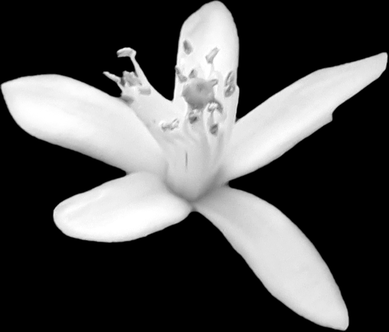
#> input picture Part3/images/object_localization/template_flower_gray.png, 389 x 332 px, shrunk from 821 x 701 before the run; its folder holds 2 pictures in this run
$ jupyter execute Task3.ipynb
#> lines starting #> are read from the running program, lines starting #| are printed output that depends on the picture; after the words box and inside, x2 and y2 are one past the last pixel; in counts of white or black regions, pixels touching at a corner belong together
#> in read_image, img_bgr is the input picture: shape (332, 389, 3); min 0, max 255, mean 81.7
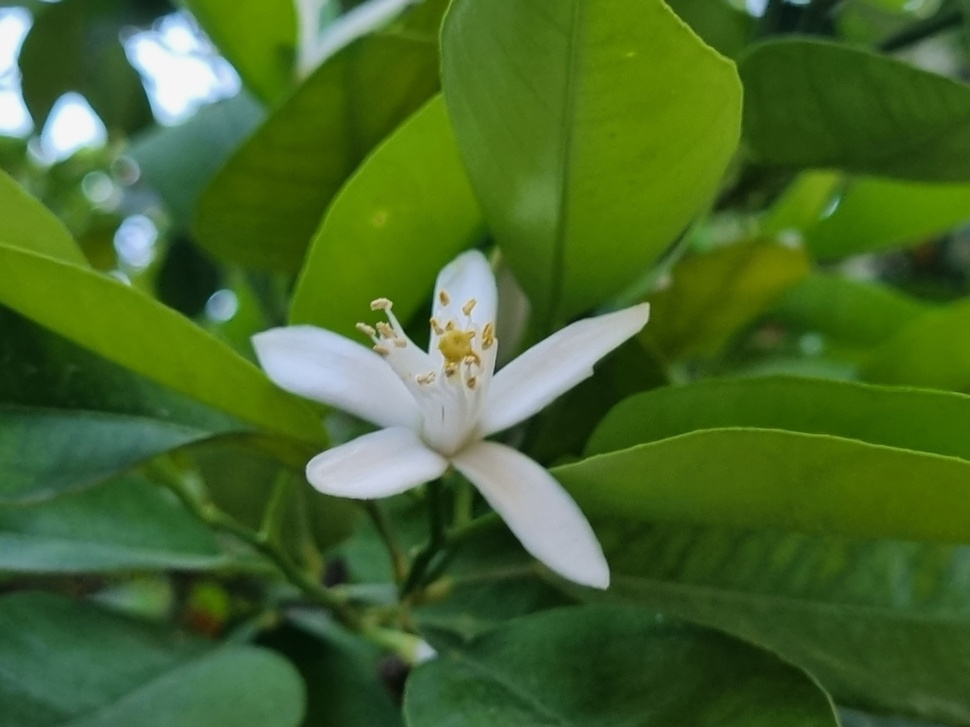
#> input picture Part3/images/object_localization/test_flower_original.jpg, 970 x 727 px, shrunk from 2048 x 1536 before the run
#> in read_image, img_bgr is the input picture: shape (727, 970, 3); mean B, G, R 42.5, 102.9, 69.9
# Part 3 — Real Object Localization with Generalized Hough Transform

This notebook implements **Part 3 only**: detecting a flower object using the **Generalized Hough Transform (GHT)**.

The implementation avoids built-in edge detectors, Sobel functions, Hough functions, template matching, and feature matching. It uses only basic image loading, NumPy operations, and plotting utilities.

Required output progression:

**Original Test Image → Grayscale Test Image → Edge Map → Hough Accumulator Heatmap → Final Detected Location**

## 1. Imports and paths

Update the two image paths below if your actual dataset filenames are different. The homework mentions `test_flower_original.jpg`; the template image name may vary.

[cell 1]
import os
import time
from pathlib import Path

import cv2
import numpy as np
import matplotlib.pyplot as plt
from numpy.lib.stride_tricks import sliding_window_view


base_path = "images/object_localization"
TEMPLATE_PATH = os.path.join(base_path, "template_flower_gray.png")
TEST_PATH = os.path.join(base_path, "test_flower_original.jpg")
OUTPUT_DIR = Path("outputs/object_localization")
OUTPUT_DIR.mkdir(parents=True, exist_ok=True)

print("Output directory:", OUTPUT_DIR)

## 2. Utility functions

These functions handle reading images, grayscale conversion, and saving visual outputs.

[cell 2]
def read_image(path):
    #Read image using cv2.imread and convert BGR to RGB manually
    img_bgr = cv2.imread(str(path))
    if img_bgr is None:
        raise FileNotFoundError(f"Could not read image: {path}")
    return img_bgr[:, :, ::-1]


def rgb_to_gray(img_rgb):
    #Manual RGB to grayscale conversion. Output is float32 in [0, 1]
    img = img_rgb.astype(np.float32) / 255.0
    gray = 0.299 * img[:, :, 0] + 0.587 * img[:, :, 1] + 0.114 * img[:, :, 2]
    return gray.astype(np.float32)


def show_image(img, title=None, cmap=None, figsize=(6, 6)):
    plt.figure(figsize=figsize)
    plt.imshow(img, cmap=cmap)
    if title:
        plt.title(title)
    plt.axis("off")
    plt.tight_layout()
    plt.show()


def save_image(path, img, cmap=None, title=None, colorbar=False):
    plt.figure(figsize=(6, 6))
    plt.imshow(img, cmap=cmap)
    if title:
        plt.title(title)
    if colorbar:
        plt.colorbar()
    plt.axis("off")
    plt.tight_layout()
    plt.savefig(path, bbox_inches="tight", pad_inches=0)
    plt.close()

## 3. From-scratch filtering and edge detection

The edge detector uses:

1. Gaussian blur implemented from scratch
2. Manual Sobel kernels
3. Gradient magnitude and direction
4. Thresholding to create a binary edge map

No `cv2.Sobel`, `cv2.Canny`, or `scipy.signal.convolve2d` is used.

[cell 3]
def gaussian_kernel(size=5, sigma=1.0):
    #Create a normalized 2D Gaussian kernel
    if size % 2 == 0:
        raise ValueError("Gaussian kernel size must be odd.")

    radius = size // 2
    y, x = np.mgrid[-radius:radius + 1, -radius:radius + 1]
    kernel = np.exp(-(x**2 + y**2) / (2 * sigma**2))
    kernel = kernel / np.sum(kernel)
    return kernel.astype(np.float32)


def convolve2d_numpy(image, kernel):
    #Vectorized 2D convolution using NumPy sliding windows
    kh, kw = kernel.shape
    ph, pw = kh // 2, kw // 2

    padded = np.pad(image, ((ph, ph), (pw, pw)), mode="reflect")
    windows = sliding_window_view(padded, (kh, kw))
    flipped_kernel = np.flipud(np.fliplr(kernel))

    output = np.einsum("ij,xyij->xy", flipped_kernel, windows)
    return output.astype(np.float32)


def edge_detection_scratch(gray, gaussian_size=5, sigma=1.0, threshold_ratio=0.22):
    #Return binary edge map, gradient magnitude, and gradient direction
    blur_kernel = gaussian_kernel(gaussian_size, sigma)
    smoothed = convolve2d_numpy(gray, blur_kernel)

    #Manual Sobel kernels
    kx = np.array([
        [-1, 0, 1],
        [-2, 0, 2],
        [-1, 0, 1]
    ], dtype=np.float32)

    ky = np.array([
        [-1, -2, -1],
        [0, 0, 0],
        [1, 2, 1]
    ], dtype=np.float32)

    gx = convolve2d_numpy(smoothed, kx)
    gy = convolve2d_numpy(smoothed, ky)
#> in edge_detection_scratch, `phi = np.arctan2(gy, gx)`:
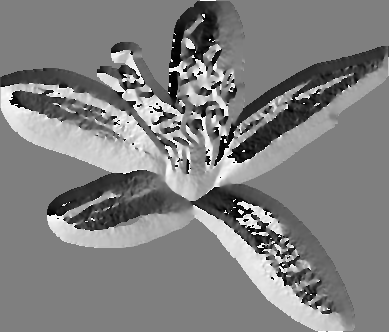
#> phi: shape (332, 389) float32; min -3.14, max 3.14, mean 0.0239; drawn with min black and max white
#> in edge_detection_scratch, `threshold = threshold_ratio * np.max(magnitude)`: threshold = 0.541
#> in edge_detection_scratch, `edges = magnitude >= threshold`:
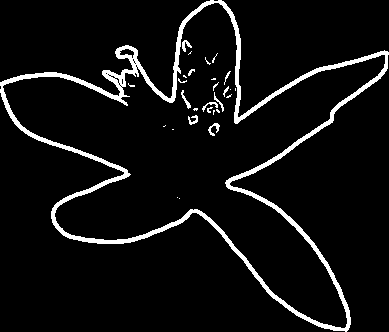
#> edges: shape (332, 389) bool; 6.4% white; 29 white regions (19 under 20 px), largest, box (x1, y1, x2, y2) and area: (0, 0, 389, 332) 7709, (208, 123, 220, 136) 66, (182, 40, 192, 52) 58
#> call 2 of edge_detection_scratch, with gaussian_size = 5, sigma = 1, threshold_ratio = 0.22
#> in edge_detection_scratch (call 2), `phi = np.arctan2(gy, gx)`:
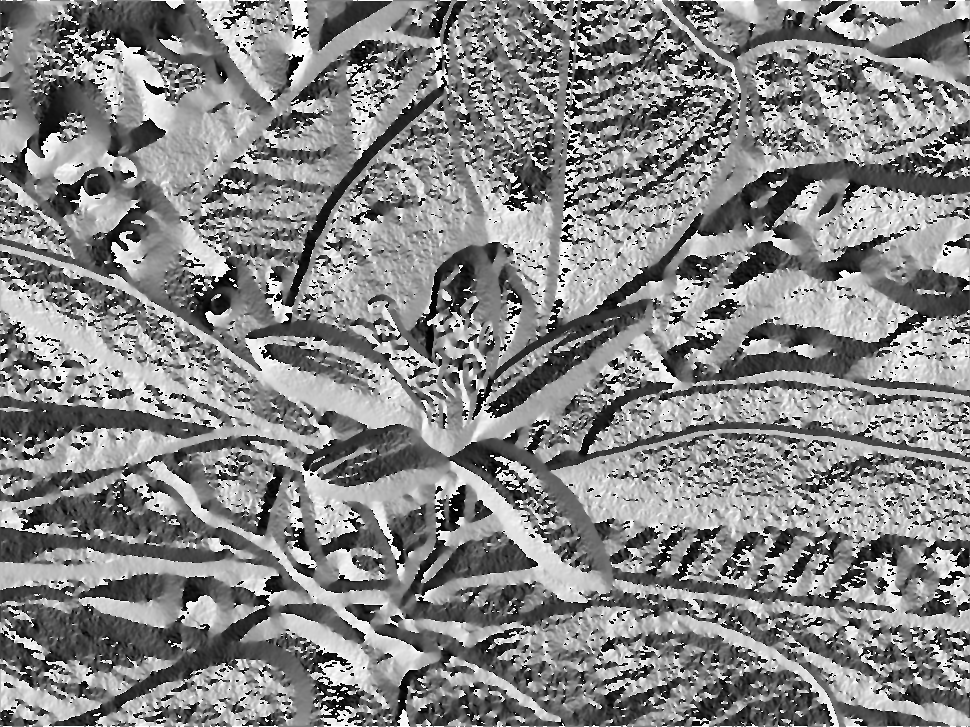
#> phi: shape (727, 970) float32; min -3.14, max 3.14, mean 0.177; drawn with min black and max white
#> in edge_detection_scratch (call 2), `threshold = threshold_ratio * np.max(magnitude)`: threshold = 0.332
#> in edge_detection_scratch (call 2), `edges = magnitude >= threshold`:
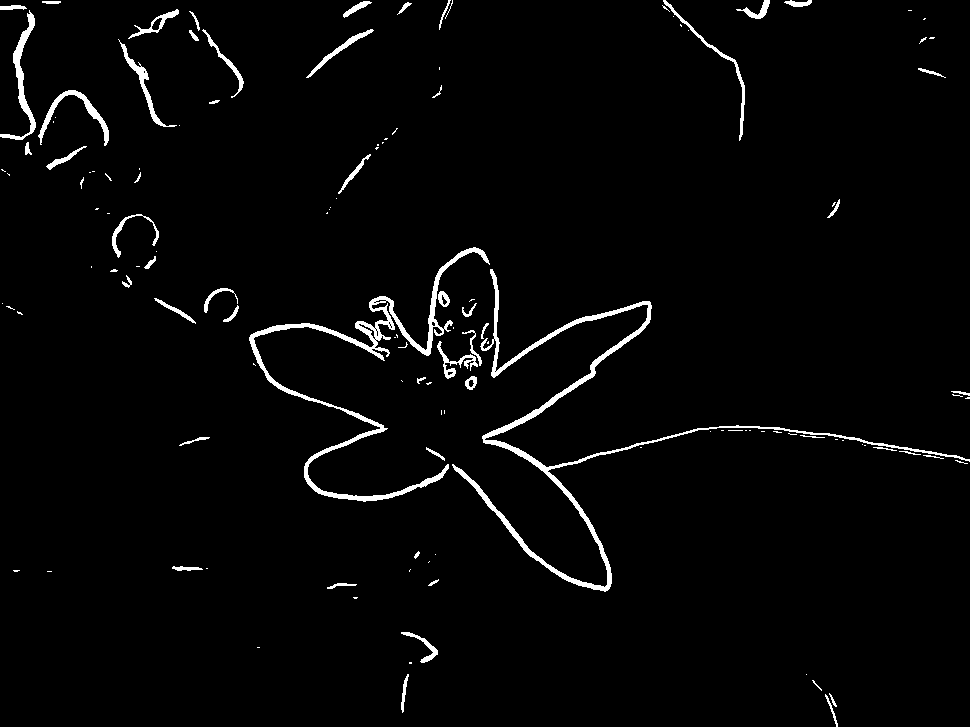
#> edges: shape (727, 970) bool; 2.5% white; 131 white regions (74 under 20 px), largest, box (x1, y1, x2, y2) and area: (452, 269, 970, 592) 5436, (249, 247, 490, 502) 4329, (0, 10, 36, 140) 898

    magnitude = np.sqrt(gx**2 + gy**2)
    phi = np.arctan2(gy, gx)

    threshold = threshold_ratio * np.max(magnitude)
    edges = magnitude >= threshold

    return edges, magnitude, phi

## 4. Generalized Hough Transform functions

The GHT uses a template edge map to build an **R-table**. For each template edge pixel, we store the vector from that edge pixel to a reference point. Then, each edge pixel in the test image votes for possible object centers.

[cell 4]
def quantize_angles(phi, num_bins=180):
    #Map angles from [-pi, pi] to integer bins [0, num_bins - 1]
    phi_normalized = (phi + np.pi) / (2 * np.pi)
    bins = np.floor(phi_normalized * num_bins).astype(np.int32)
    return np.clip(bins, 0, num_bins - 1)


def choose_reference_point(edges):
    #Choose reference point as centroid of template edge pixels
    ys, xs = np.nonzero(edges)
#> ys = 8267 values from 0 to 331; xs = 8267 values, max 388 at index 744, min 0 at index 2498, mean 199.6
    if len(xs) == 0:
        raise ValueError("No edge pixels found in template image.")

    ref_x = int(np.round(np.mean(xs)))
#> ref_x = 200
    ref_y = int(np.round(np.mean(ys)))
#> ref_y = 143
    return ref_x, ref_y


def build_r_table(template_edges, template_phi, reference_point, num_bins=180):
    #Build R-table: gradient bin -> displacement vectors to reference point
    ref_x, ref_y = reference_point
    angle_bins = quantize_angles(template_phi, num_bins)

    ys, xs = np.nonzero(template_edges)
    bins = angle_bins[ys, xs]

    dx = ref_x - xs
    dy = ref_y - ys

    r_table = [[] for _ in range(num_bins)]
    for b, vx, vy in zip(bins, dx, dy):
        r_table[b].append((vx, vy))

    #Convert each bin to a NumPy array for faster voting
    for b in range(num_bins):
        if len(r_table[b]) > 0:
            r_table[b] = np.array(r_table[b], dtype=np.int32)
        else:
            r_table[b] = np.empty((0, 2), dtype=np.int32)

    return r_table


def generalized_hough_vote(test_edges, test_phi, r_table, num_bins=180, max_vectors_per_bin=300):
    #Perform GHT voting in a 2D accumulator A(yc, xc)
    h, w = test_edges.shape
    accumulator = np.zeros((h, w), dtype=np.float32)

    angle_bins = quantize_angles(test_phi, num_bins)
    edge_ys, edge_xs = np.nonzero(test_edges)
    edge_bins = angle_bins[edge_ys, edge_xs]

    for b in range(num_bins):
        vectors = r_table[b]
        if vectors.shape[0] == 0:
            continue

        idx = np.where(edge_bins == b)[0]
        if idx.size == 0:
            continue

        xs = edge_xs[idx]
        ys = edge_ys[idx]

        #Limit very large bins for speed while preserving representative vectors
        if vectors.shape[0] > max_vectors_per_bin:
            chosen = np.linspace(0, vectors.shape[0] - 1, max_vectors_per_bin).astype(np.int32)
            vectors_used = vectors[chosen]
        else:
            vectors_used = vectors

        dx = vectors_used[:, 0]
        dy = vectors_used[:, 1]

        candidate_x = xs[:, None] + dx[None, :]
        candidate_y = ys[:, None] + dy[None, :]

        candidate_x = candidate_x.ravel()
        candidate_y = candidate_y.ravel()

        valid = (
            (candidate_x >= 0) & (candidate_x < w) &
            (candidate_y >= 0) & (candidate_y < h)
        )

        np.add.at(accumulator, (candidate_y[valid], candidate_x[valid]), 1)

    return accumulator


def detect_peak(accumulator):
    #Find the strongest accumulator peak
    peak_index = np.argmax(accumulator)
    center_y, center_x = np.unravel_index(peak_index, accumulator.shape)
    peak_value = accumulator[center_y, center_x]
    return int(center_x), int(center_y), float(peak_value)


def draw_detection(img_rgb, center, template_shape, title="Final Detected Object Location"):
    #Draw detected center and an approximate template-sized bounding box
    center_x, center_y = center
    template_h, template_w = template_shape[:2]

    x0 = center_x - template_w // 2
    y0 = center_y - template_h // 2

    plt.figure(figsize=(8, 6))
    plt.imshow(img_rgb)
    plt.scatter([center_x], [center_y], s=80, marker="x")

    rect = plt.Rectangle((x0, y0), template_w, template_h, fill=False, linewidth=2)
    plt.gca().add_patch(rect)

    plt.title(title)
    plt.axis("off")
    plt.tight_layout()
    plt.show()

## 5. Load images and create grayscale versions

[cell 5]
template_rgb = read_image(TEMPLATE_PATH)
test_rgb = read_image(TEST_PATH)

template_gray = rgb_to_gray(template_rgb)
test_gray = rgb_to_gray(test_rgb)

save_image(OUTPUT_DIR / "01_original_test.png", test_rgb)
save_image(OUTPUT_DIR / "02_grayscale_test.png", test_gray, cmap="gray")

show_image(template_rgb, "Template Image")
show_image(test_rgb, "Original Test Image")
show_image(test_gray, "Grayscale Test Image", cmap="gray")

## 6. Run edge detection on template and test image

You may need to tune `template_threshold_ratio` and `test_threshold_ratio` depending on the dataset contrast.

[cell 6]
template_threshold_ratio = 0.22
test_threshold_ratio = 0.22

t0 = time.time()

template_edges, template_mag, template_phi = edge_detection_scratch(
    template_gray,
    gaussian_size=5,
    sigma=1.0,
    threshold_ratio=template_threshold_ratio
)

test_edges, test_mag, test_phi = edge_detection_scratch(
    test_gray,
    gaussian_size=5,
    sigma=1.0,
    threshold_ratio=test_threshold_ratio
)

edge_time = time.time() - t0
print(f"Edge detection time: {edge_time:.4f} seconds")

save_image(OUTPUT_DIR / "03_edge_map.png", test_edges, cmap="gray")

show_image(template_edges, "Template Edge Map", cmap="gray")
show_image(test_edges, "Test Edge Map", cmap="gray")

## 7. Build the R-table from the template

The reference point is selected as the centroid of the template edge pixels.

[cell 7]
num_bins = 180

t0 = time.time()

reference_point = choose_reference_point(template_edges)
#> reference_point = (200, 143)
r_table = build_r_table(template_edges, template_phi, reference_point, num_bins=num_bins)
#> in build_r_table, `ref_x, ref_y = reference_point`: ref_x = 200; ref_y = 143
#> in quantize_angles, `bins = np.floor(phi_normalized * num_bins).astype(np.int32)`:
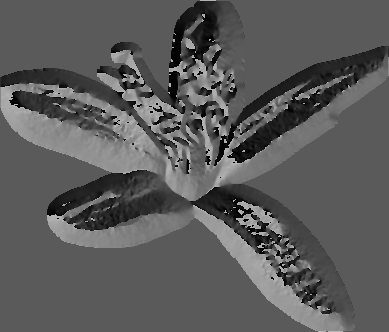
#> bins: shape (332, 389) int32; min 0, max 180, mean 90.5
#> in build_r_table, `ys, xs = np.nonzero(template_edges)`: ys = 8267 values from 0 to 331
#> in build_r_table, `bins = angle_bins[ys, xs]`: bins = 8267 values, max 179 at index 0, min 0 at index 712, mean 90.13
#> in build_r_table, `dx = ref_x - xs`: dx = 8267 values, max 200 at index 2498, min -188 at index 744, mean 0.428
#> in build_r_table, `dy = ref_y - ys`: dy = 8267 values, max 143 at index 0, min -188 at index 8265, mean 0.0774
#> the loop in build_r_table, `for b, vx, vy in zip(bins, dx, dy):` made 8267 passes
#> (b, vx, vy) on passes 1 to 3: (179, -10, 143), (179, -11, 143), (179, -12, 143)
#> r_table = 180 items

r_table_time = time.time() - t0

non_empty_bins = sum(1 for item in r_table if item.shape[0] > 0)
#> non_empty_bins = 180
total_vectors = sum(item.shape[0] for item in r_table)
#> total_vectors = 8267

print("Reference point:", reference_point)
#| Reference point: (200, 143)
print("Non-empty R-table bins:", non_empty_bins)
#| Non-empty R-table bins: 180
print("Total stored vectors:", total_vectors)
#| Total stored vectors: 8267
print(f"R-table construction time: {r_table_time:.4f} seconds")

## 8. Generalized Hough voting

The accumulator is a 2D image-sized voting space. The strongest peak is the estimated flower center.

[cell 8]
t0 = time.time()

accumulator = generalized_hough_vote(
    test_edges,
    test_phi,
    r_table,
    num_bins=num_bins,
    max_vectors_per_bin=300
)
#> call 2 of quantize_angles, with num_bins = 180
#> in quantize_angles (call 2), `bins = np.floor(phi_normalized * num_bins).astype(np.int32)`:
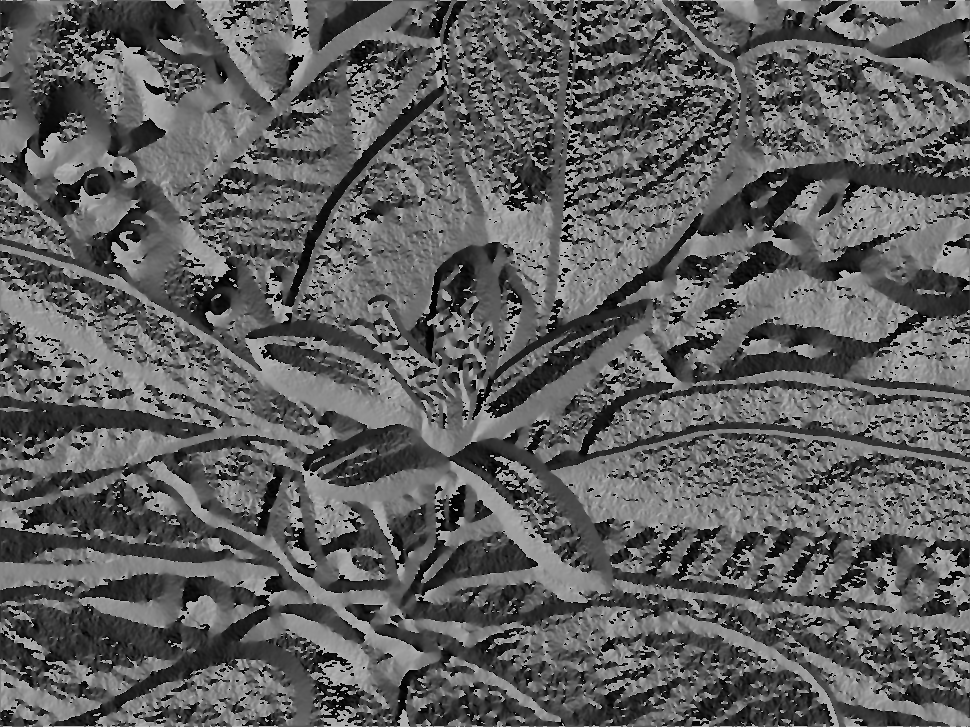
#> bins: shape (727, 970) int32; min 0, max 180, mean 94.6
#> in generalized_hough_vote, `edge_ys, edge_xs = np.nonzero(test_edges)`: edge_ys = 17927 values from 0 to 726; edge_xs = 17927 values, max 969 at index 11752, min 0 at index 339, mean 412.1
#> in generalized_hough_vote, `edge_bins = angle_bins[edge_ys, edge_xs]`: edge_bins = 17927 values, max 179 at index 0, min 0 at index 2575, mean 86.1
#> the loop in generalized_hough_vote, `for b in range(num_bins):` made 180 passes
#> (dx, dy) on passes 1, 12, 13: ([85, 78, 75, 77, 77, 79, -18, -18, 147, 146], [91, 69, 62, 61, 51, 48, 16, 13, -71, -71]), ([20, 19, 18, 17, 26, 77, 76, 28, -3, 148], [118, 118, 118, 117, 79, 71, 59, 45, 33, -66]), ([19, 17, -14, 27, -13, 147], [119, 118, 85, 44, 31, -66])
#> pass 3, in generalized_hough_vote, `candidate_y = ys[:, None] + dy[None, :]`:
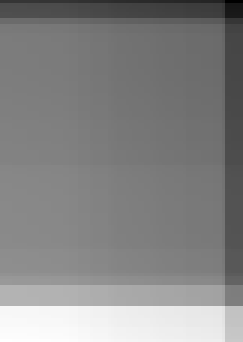
#> candidate_y: shape (114, 81) int64 (shown 3 times larger); min -2, max 809, mean 421.1; drawn with min black and max white

voting_time = time.time() - t0
print(f"Generalized Hough voting time: {voting_time:.4f} seconds")

save_image(
    OUTPUT_DIR / "04_accumulator_heatmap.png",
    accumulator,
    cmap="hot",
    title="Generalized Hough Accumulator",
    colorbar=True
)

plt.figure(figsize=(8, 6))
plt.imshow(accumulator, cmap="hot")
plt.title("Generalized Hough Accumulator")
plt.axis("off")
plt.colorbar()
plt.tight_layout()
plt.show()
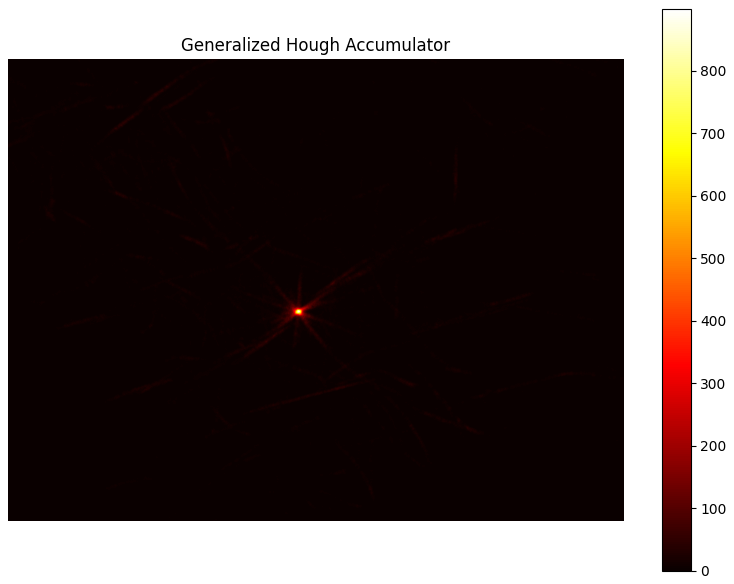
#> figure drawn by matplotlib, 2 panels

## 9. Detect strongest peak and draw final location

[cell 9]
t0 = time.time()

center_x, center_y, peak_value = detect_peak(accumulator)
#> in detect_peak, `peak_index = np.argmax(accumulator)`: peak_index = 384577
#> in detect_peak, `center_y, center_x = np.unravel_index(peak_index, accumulator.shape)`: center_y = 396; center_x = 457
#> in detect_peak, `peak_value = accumulator[center_y, center_x]`: peak_value = 899
#> center_x = 457; center_y = 396; peak_value = 899
post_time = time.time() - t0

print(f"Detected center: ({center_x}, {center_y})")
#| Detected center: (457, 396)
print(f"Peak value: {peak_value:.2f}")
#| Peak value: 899.00
print(f"Peak detection time: {post_time:.4f} seconds")

draw_detection(test_rgb, center=(center_x, center_y), template_shape=template_rgb.shape)
#> in draw_detection, `plt.show()`:
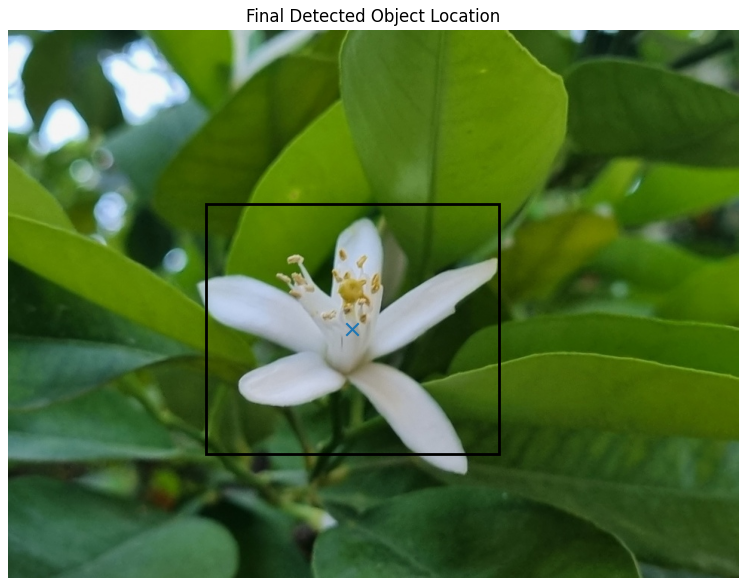
#> figure drawn by matplotlib, 1 panel

# Save final detection
center = (center_x, center_y)
#> center = (457, 396)
template_h, template_w = template_rgb.shape[:2]
#> template_h = 332; template_w = 389
x0 = center_x - template_w // 2
#> x0 = 263
y0 = center_y - template_h // 2
#> y0 = 230

plt.figure(figsize=(8, 6))
plt.imshow(test_rgb)
plt.scatter([center_x], [center_y], s=80, marker="x")
plt.gca().add_patch(plt.Rectangle((x0, y0), template_w, template_h, fill=False, linewidth=2))
plt.title("Final Detected Object Location")
plt.axis("off")
plt.tight_layout()
plt.savefig(OUTPUT_DIR / "05_final_detection.png", bbox_inches="tight", pad_inches=0)
plt.show()

## 10. Timing summary

Use this table in the report's performance analysis section.

[cell 10]
timings = {
    "Edge Detection": edge_time,
    "R-table Construction": r_table_time,
    "Generalized Hough Voting": voting_time,
    "Peak Detection": post_time,
}

print("Part 3 execution times")
print("-" * 40)
for stage, seconds in timings.items():
    print(f"{stage:30s}: {seconds:.4f} seconds")

print("Saved outputs:")
for path in sorted(OUTPUT_DIR.glob("*.png")):
    print("-", path)
